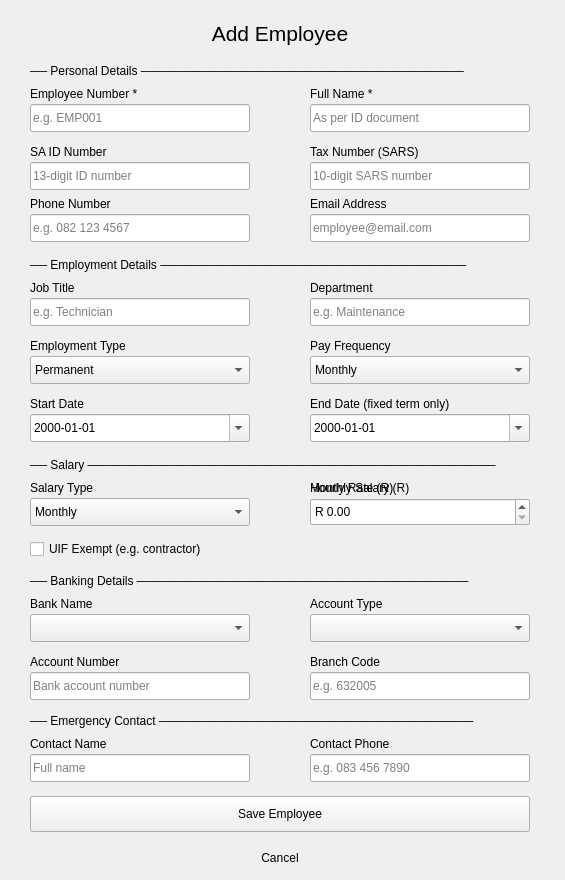
<?xml version="1.0" encoding="UTF-8"?>
<ui version="4.0">
 <class>AddEmployee</class>
 <widget class="QWidget" name="AddEmployee">
  <property name="geometry">
   <rect>
    <x>0</x>
    <y>0</y>
    <width>565</width>
    <height>880</height>
   </rect>
  </property>
  <property name="windowTitle">
   <string notr="true">Payroll App by Barry Prinsloo — Add Employee</string>
  </property>
  <widget class="QLabel" name="lblTitle">
   <property name="geometry">
    <rect>
     <x>30</x>
     <y>16</y>
     <width>500</width>
     <height>34</height>
    </rect>
   </property>
   <property name="font">
    <font>
     <pointsize>16</pointsize>
    </font>
   </property>
   <property name="autoFillBackground">
    <bool>true</bool>
   </property>
   <property name="frameShape">
    <enum>QFrame::Shape::NoFrame</enum>
   </property>
   <property name="frameShadow">
    <enum>QFrame::Shadow::Raised</enum>
   </property>
   <property name="text">
    <string>Add Employee</string>
   </property>
   <property name="alignment">
    <set>Qt::AlignmentFlag::AlignCenter</set>
   </property>
  </widget>
  <widget class="QLabel" name="lblSecPersonal">
   <property name="geometry">
    <rect>
     <x>30</x>
     <y>62</y>
     <width>500</width>
     <height>18</height>
    </rect>
   </property>
   <property name="text">
    <string>── Personal Details ──────────────────────────────────────</string>
   </property>
  </widget>
  <widget class="QLabel" name="lblEmpNum">
   <property name="geometry">
    <rect>
     <x>30</x>
     <y>86</y>
     <width>120</width>
     <height>16</height>
    </rect>
   </property>
   <property name="text">
    <string>Employee Number *</string>
   </property>
  </widget>
  <widget class="QLineEdit" name="txtEmployeeNumber">
   <property name="geometry">
    <rect>
     <x>30</x>
     <y>104</y>
     <width>220</width>
     <height>28</height>
    </rect>
   </property>
   <property name="placeholderText">
    <string>e.g. EMP001</string>
   </property>
  </widget>
  <widget class="QLabel" name="lblFullName">
   <property name="geometry">
    <rect>
     <x>310</x>
     <y>86</y>
     <width>100</width>
     <height>16</height>
    </rect>
   </property>
   <property name="text">
    <string>Full Name *</string>
   </property>
  </widget>
  <widget class="QLineEdit" name="txtFullName">
   <property name="geometry">
    <rect>
     <x>310</x>
     <y>104</y>
     <width>220</width>
     <height>28</height>
    </rect>
   </property>
   <property name="placeholderText">
    <string>As per ID document</string>
   </property>
  </widget>
  <widget class="QLabel" name="lblIdNumber">
   <property name="geometry">
    <rect>
     <x>30</x>
     <y>144</y>
     <width>120</width>
     <height>16</height>
    </rect>
   </property>
   <property name="text">
    <string>SA ID Number</string>
   </property>
  </widget>
  <widget class="QLineEdit" name="txtIdNumber">
   <property name="geometry">
    <rect>
     <x>30</x>
     <y>162</y>
     <width>220</width>
     <height>28</height>
    </rect>
   </property>
   <property name="placeholderText">
    <string>13-digit ID number</string>
   </property>
  </widget>
  <widget class="QLabel" name="lblTaxNumber">
   <property name="geometry">
    <rect>
     <x>310</x>
     <y>144</y>
     <width>120</width>
     <height>16</height>
    </rect>
   </property>
   <property name="text">
    <string>Tax Number (SARS)</string>
   </property>
  </widget>
  <widget class="QLineEdit" name="txtTaxNumber">
   <property name="geometry">
    <rect>
     <x>310</x>
     <y>162</y>
     <width>220</width>
     <height>28</height>
    </rect>
   </property>
   <property name="placeholderText">
    <string>10-digit SARS number</string>
   </property>
  </widget>
  <widget class="QLabel" name="lblPhone">
   <property name="geometry">
    <rect>
     <x>30</x>
     <y>196</y>
     <width>100</width>
     <height>16</height>
    </rect>
   </property>
   <property name="text">
    <string>Phone Number</string>
   </property>
  </widget>
  <widget class="QLineEdit" name="txtPhone">
   <property name="geometry">
    <rect>
     <x>30</x>
     <y>214</y>
     <width>220</width>
     <height>28</height>
    </rect>
   </property>
   <property name="placeholderText">
    <string>e.g. 082 123 4567</string>
   </property>
  </widget>
  <widget class="QLabel" name="lblEmail">
   <property name="geometry">
    <rect>
     <x>310</x>
     <y>196</y>
     <width>100</width>
     <height>16</height>
    </rect>
   </property>
   <property name="text">
    <string>Email Address</string>
   </property>
  </widget>
  <widget class="QLineEdit" name="txtEmail">
   <property name="geometry">
    <rect>
     <x>310</x>
     <y>214</y>
     <width>220</width>
     <height>28</height>
    </rect>
   </property>
   <property name="placeholderText">
    <string>employee@email.com</string>
   </property>
  </widget>
  <widget class="QLabel" name="lblSecEmployment">
   <property name="geometry">
    <rect>
     <x>30</x>
     <y>256</y>
     <width>500</width>
     <height>18</height>
    </rect>
   </property>
   <property name="text">
    <string>── Employment Details ────────────────────────────────────</string>
   </property>
  </widget>
  <widget class="QLabel" name="lblJobTitle">
   <property name="geometry">
    <rect>
     <x>30</x>
     <y>280</y>
     <width>80</width>
     <height>16</height>
    </rect>
   </property>
   <property name="text">
    <string>Job Title</string>
   </property>
  </widget>
  <widget class="QLineEdit" name="txtJobTitle">
   <property name="geometry">
    <rect>
     <x>30</x>
     <y>298</y>
     <width>220</width>
     <height>28</height>
    </rect>
   </property>
   <property name="placeholderText">
    <string>e.g. Technician</string>
   </property>
  </widget>
  <widget class="QLabel" name="lblDepartment">
   <property name="geometry">
    <rect>
     <x>310</x>
     <y>280</y>
     <width>80</width>
     <height>16</height>
    </rect>
   </property>
   <property name="text">
    <string>Department</string>
   </property>
  </widget>
  <widget class="QLineEdit" name="txtDepartment">
   <property name="geometry">
    <rect>
     <x>310</x>
     <y>298</y>
     <width>220</width>
     <height>28</height>
    </rect>
   </property>
   <property name="placeholderText">
    <string>e.g. Maintenance</string>
   </property>
  </widget>
  <widget class="QLabel" name="lblEmpType">
   <property name="geometry">
    <rect>
     <x>30</x>
     <y>338</y>
     <width>120</width>
     <height>16</height>
    </rect>
   </property>
   <property name="text">
    <string>Employment Type</string>
   </property>
  </widget>
  <widget class="QComboBox" name="cmbEmploymentType">
   <property name="geometry">
    <rect>
     <x>30</x>
     <y>356</y>
     <width>220</width>
     <height>28</height>
    </rect>
   </property>
   <item>
    <property name="text">
     <string>Permanent</string>
    </property>
   </item>
   <item>
    <property name="text">
     <string>Fixed Term</string>
    </property>
   </item>
   <item>
    <property name="text">
     <string>Part-time</string>
    </property>
   </item>
   <item>
    <property name="text">
     <string>Contractor</string>
    </property>
   </item>
  </widget>
  <widget class="QLabel" name="lblPayFreq">
   <property name="geometry">
    <rect>
     <x>310</x>
     <y>338</y>
     <width>120</width>
     <height>16</height>
    </rect>
   </property>
   <property name="text">
    <string>Pay Frequency</string>
   </property>
  </widget>
  <widget class="QComboBox" name="cmbPayFrequency">
   <property name="geometry">
    <rect>
     <x>310</x>
     <y>356</y>
     <width>220</width>
     <height>28</height>
    </rect>
   </property>
   <item>
    <property name="text">
     <string>Monthly</string>
    </property>
   </item>
   <item>
    <property name="text">
     <string>Bi-weekly</string>
    </property>
   </item>
   <item>
    <property name="text">
     <string>Weekly</string>
    </property>
   </item>
  </widget>
  <widget class="QLabel" name="lblStartDate">
   <property name="geometry">
    <rect>
     <x>30</x>
     <y>396</y>
     <width>80</width>
     <height>16</height>
    </rect>
   </property>
   <property name="text">
    <string>Start Date</string>
   </property>
  </widget>
  <widget class="QDateEdit" name="dtStartDate">
   <property name="geometry">
    <rect>
     <x>30</x>
     <y>414</y>
     <width>220</width>
     <height>28</height>
    </rect>
   </property>
   <property name="displayFormat">
    <string>yyyy-MM-dd</string>
   </property>
   <property name="calendarPopup">
    <bool>true</bool>
   </property>
  </widget>
  <widget class="QLabel" name="lblEndDate">
   <property name="geometry">
    <rect>
     <x>310</x>
     <y>396</y>
     <width>160</width>
     <height>16</height>
    </rect>
   </property>
   <property name="text">
    <string>End Date (fixed term only)</string>
   </property>
  </widget>
  <widget class="QDateEdit" name="dtEndDate">
   <property name="geometry">
    <rect>
     <x>310</x>
     <y>414</y>
     <width>220</width>
     <height>28</height>
    </rect>
   </property>
   <property name="specialValueText">
    <string>No end date</string>
   </property>
   <property name="displayFormat">
    <string>yyyy-MM-dd</string>
   </property>
   <property name="calendarPopup">
    <bool>true</bool>
   </property>
  </widget>
  <widget class="QLabel" name="lblSecSalary">
   <property name="geometry">
    <rect>
     <x>30</x>
     <y>456</y>
     <width>500</width>
     <height>18</height>
    </rect>
   </property>
   <property name="text">
    <string>── Salary ────────────────────────────────────────────────</string>
   </property>
  </widget>
  <widget class="QLabel" name="lblSalaryType">
   <property name="geometry">
    <rect>
     <x>30</x>
     <y>480</y>
     <width>80</width>
     <height>16</height>
    </rect>
   </property>
   <property name="text">
    <string>Salary Type</string>
   </property>
  </widget>
  <widget class="QComboBox" name="cmbSalaryType">
   <property name="geometry">
    <rect>
     <x>30</x>
     <y>498</y>
     <width>220</width>
     <height>28</height>
    </rect>
   </property>
   <item>
    <property name="text">
     <string>Monthly</string>
    </property>
   </item>
   <item>
    <property name="text">
     <string>Hourly</string>
    </property>
   </item>
  </widget>
  <widget class="QLabel" name="lblMonthlySalary">
   <property name="geometry">
    <rect>
     <x>310</x>
     <y>480</y>
     <width>140</width>
     <height>16</height>
    </rect>
   </property>
   <property name="text">
    <string>Monthly Salary (R)</string>
   </property>
  </widget>
  <widget class="QDoubleSpinBox" name="spnMonthlySalary">
   <property name="geometry">
    <rect>
     <x>310</x>
     <y>498</y>
     <width>220</width>
     <height>28</height>
    </rect>
   </property>
   <property name="prefix">
    <string>R </string>
   </property>
   <property name="decimals">
    <number>2</number>
   </property>
   <property name="maximum">
    <double>999999.000000000000000</double>
   </property>
  </widget>
  <widget class="QLabel" name="lblHourlyRate">
   <property name="geometry">
    <rect>
     <x>310</x>
     <y>480</y>
     <width>140</width>
     <height>16</height>
    </rect>
   </property>
   <property name="text">
    <string>Hourly Rate (R)</string>
   </property>
  </widget>
  <widget class="QDoubleSpinBox" name="spnHourlyRate">
   <property name="geometry">
    <rect>
     <x>310</x>
     <y>498</y>
     <width>220</width>
     <height>28</height>
    </rect>
   </property>
   <property name="prefix">
    <string>R </string>
   </property>
   <property name="decimals">
    <number>2</number>
   </property>
   <property name="maximum">
    <double>9999.000000000000000</double>
   </property>
  </widget>
  <widget class="QCheckBox" name="chkUifExempt">
   <property name="geometry">
    <rect>
     <x>30</x>
     <y>538</y>
     <width>200</width>
     <height>22</height>
    </rect>
   </property>
   <property name="text">
    <string>UIF Exempt (e.g. contractor)</string>
   </property>
  </widget>
  <widget class="QLabel" name="lblSecBank">
   <property name="geometry">
    <rect>
     <x>30</x>
     <y>572</y>
     <width>500</width>
     <height>18</height>
    </rect>
   </property>
   <property name="text">
    <string>── Banking Details ───────────────────────────────────────</string>
   </property>
  </widget>
  <widget class="QLabel" name="lblBankName">
   <property name="geometry">
    <rect>
     <x>30</x>
     <y>596</y>
     <width>80</width>
     <height>16</height>
    </rect>
   </property>
   <property name="text">
    <string>Bank Name</string>
   </property>
  </widget>
  <widget class="QComboBox" name="cmbBankName">
   <property name="geometry">
    <rect>
     <x>30</x>
     <y>614</y>
     <width>220</width>
     <height>28</height>
    </rect>
   </property>
   <item>
    <property name="text">
     <string/>
    </property>
   </item>
   <item>
    <property name="text">
     <string>ABSA</string>
    </property>
   </item>
   <item>
    <property name="text">
     <string>Capitec</string>
    </property>
   </item>
   <item>
    <property name="text">
     <string>FNB</string>
    </property>
   </item>
   <item>
    <property name="text">
     <string>Nedbank</string>
    </property>
   </item>
   <item>
    <property name="text">
     <string>Standard Bank</string>
    </property>
   </item>
   <item>
    <property name="text">
     <string>Investec</string>
    </property>
   </item>
   <item>
    <property name="text">
     <string>African Bank</string>
    </property>
   </item>
   <item>
    <property name="text">
     <string>TymeBank</string>
    </property>
   </item>
   <item>
    <property name="text">
     <string>Discovery Bank</string>
    </property>
   </item>
   <item>
    <property name="text">
     <string>Other</string>
    </property>
   </item>
  </widget>
  <widget class="QLabel" name="lblAccType">
   <property name="geometry">
    <rect>
     <x>310</x>
     <y>596</y>
     <width>100</width>
     <height>16</height>
    </rect>
   </property>
   <property name="text">
    <string>Account Type</string>
   </property>
  </widget>
  <widget class="QComboBox" name="cmbAccountType">
   <property name="geometry">
    <rect>
     <x>310</x>
     <y>614</y>
     <width>220</width>
     <height>28</height>
    </rect>
   </property>
   <item>
    <property name="text">
     <string/>
    </property>
   </item>
   <item>
    <property name="text">
     <string>Cheque / Current</string>
    </property>
   </item>
   <item>
    <property name="text">
     <string>Savings</string>
    </property>
   </item>
   <item>
    <property name="text">
     <string>Transmission</string>
    </property>
   </item>
  </widget>
  <widget class="QLabel" name="lblAccNumber">
   <property name="geometry">
    <rect>
     <x>30</x>
     <y>654</y>
     <width>120</width>
     <height>16</height>
    </rect>
   </property>
   <property name="text">
    <string>Account Number</string>
   </property>
  </widget>
  <widget class="QLineEdit" name="txtAccountNumber">
   <property name="geometry">
    <rect>
     <x>30</x>
     <y>672</y>
     <width>220</width>
     <height>28</height>
    </rect>
   </property>
   <property name="placeholderText">
    <string>Bank account number</string>
   </property>
  </widget>
  <widget class="QLabel" name="lblBranchCode">
   <property name="geometry">
    <rect>
     <x>310</x>
     <y>654</y>
     <width>100</width>
     <height>16</height>
    </rect>
   </property>
   <property name="text">
    <string>Branch Code</string>
   </property>
  </widget>
  <widget class="QLineEdit" name="txtBranchCode">
   <property name="geometry">
    <rect>
     <x>310</x>
     <y>672</y>
     <width>220</width>
     <height>28</height>
    </rect>
   </property>
   <property name="placeholderText">
    <string>e.g. 632005</string>
   </property>
  </widget>
  <widget class="QLabel" name="lblSecEmergency">
   <property name="geometry">
    <rect>
     <x>30</x>
     <y>712</y>
     <width>500</width>
     <height>18</height>
    </rect>
   </property>
   <property name="text">
    <string>── Emergency Contact ─────────────────────────────────────</string>
   </property>
  </widget>
  <widget class="QLabel" name="lblEmergencyName">
   <property name="geometry">
    <rect>
     <x>30</x>
     <y>736</y>
     <width>120</width>
     <height>16</height>
    </rect>
   </property>
   <property name="text">
    <string>Contact Name</string>
   </property>
  </widget>
  <widget class="QLineEdit" name="txtEmergencyContact">
   <property name="geometry">
    <rect>
     <x>30</x>
     <y>754</y>
     <width>220</width>
     <height>28</height>
    </rect>
   </property>
   <property name="placeholderText">
    <string>Full name</string>
   </property>
  </widget>
  <widget class="QLabel" name="lblEmergencyPhone">
   <property name="geometry">
    <rect>
     <x>310</x>
     <y>736</y>
     <width>120</width>
     <height>16</height>
    </rect>
   </property>
   <property name="text">
    <string>Contact Phone</string>
   </property>
  </widget>
  <widget class="QLineEdit" name="txtEmergencyPhone">
   <property name="geometry">
    <rect>
     <x>310</x>
     <y>754</y>
     <width>220</width>
     <height>28</height>
    </rect>
   </property>
   <property name="placeholderText">
    <string>e.g. 083 456 7890</string>
   </property>
  </widget>
  <widget class="QPushButton" name="btnSave">
   <property name="geometry">
    <rect>
     <x>30</x>
     <y>796</y>
     <width>500</width>
     <height>36</height>
    </rect>
   </property>
   <property name="text">
    <string>Save Employee</string>
   </property>
  </widget>
  <widget class="QPushButton" name="btnCancel">
   <property name="geometry">
    <rect>
     <x>30</x>
     <y>840</y>
     <width>500</width>
     <height>36</height>
    </rect>
   </property>
   <property name="text">
    <string>Cancel</string>
   </property>
   <property name="flat">
    <bool>true</bool>
   </property>
  </widget>
 </widget>
 <resources/>
 <connections/>
</ui>
